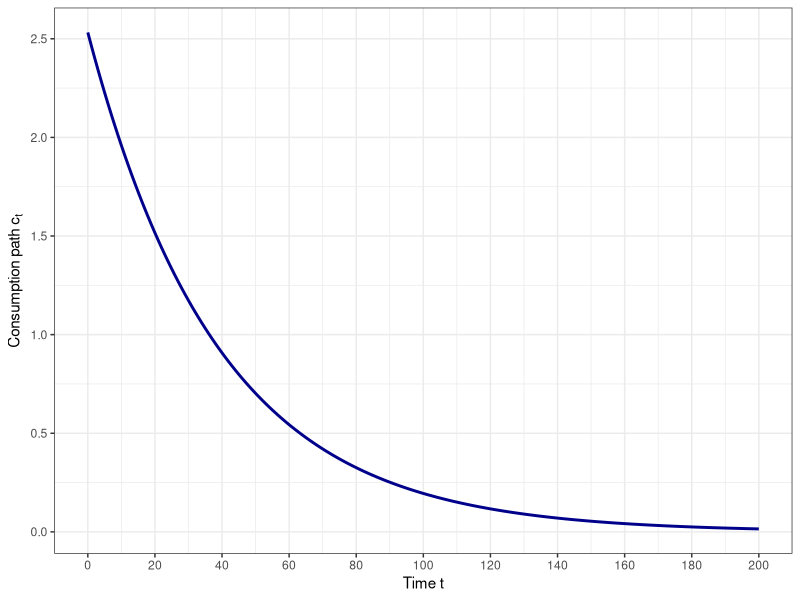
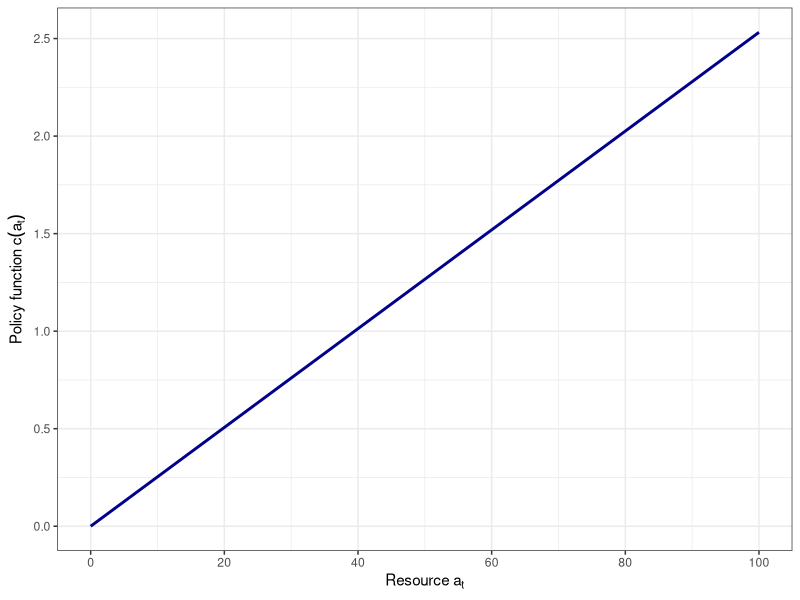
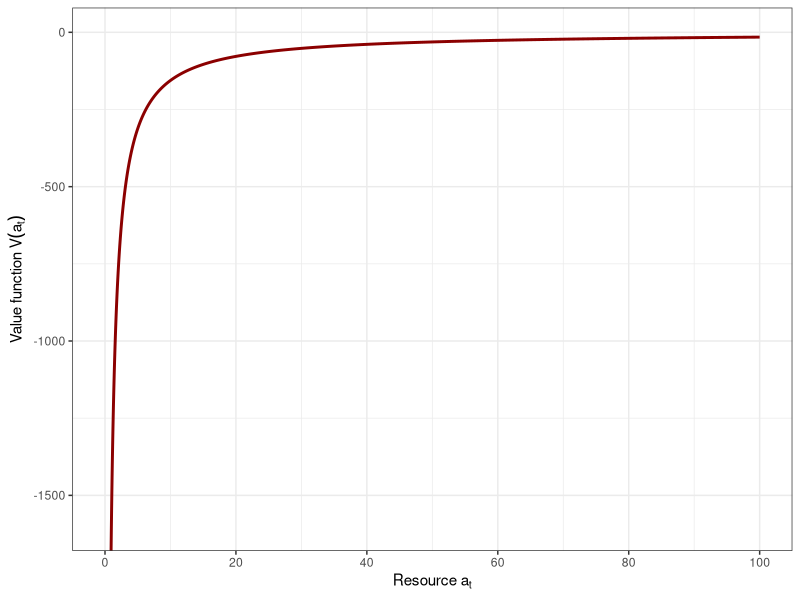
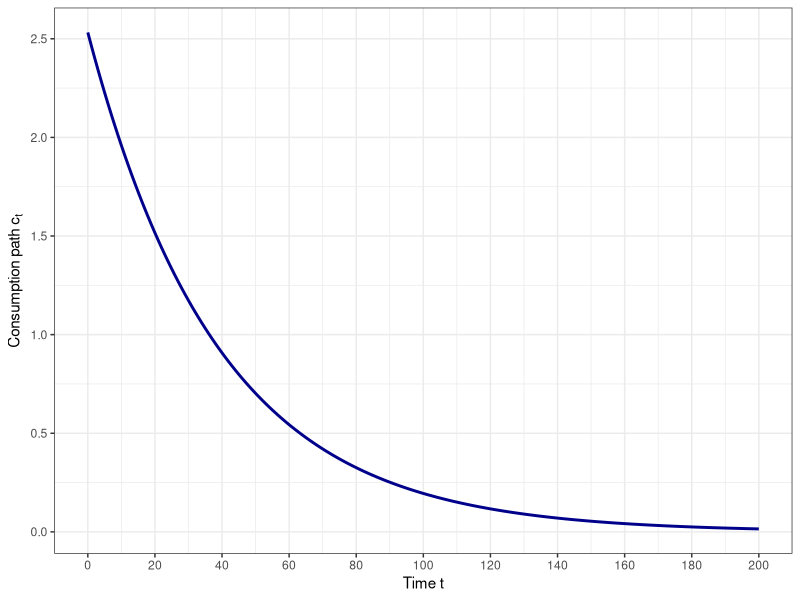
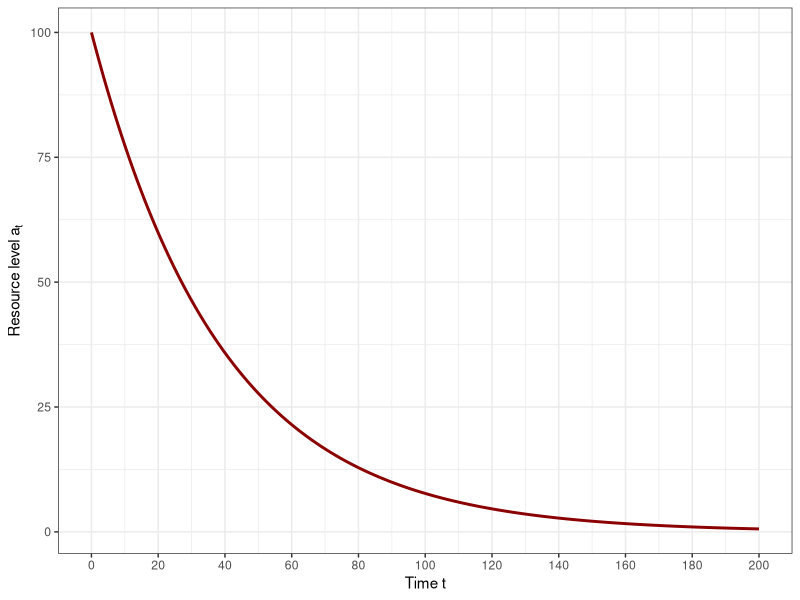

Source code (R) for these figures, in order:
#######################################
### Plotting some graphs in our Dynamic Programming Chapter
#######################################

# Clear the workspace and load libraries
rm(list = ls())
library(reshape2)
library(base)
library(ggplot2)
library(grid)
library(stringr)
library(tidyverse)

# should graphs be exported to pdf
export_pdf = FALSE


########### 
# Parameterize the problem
########### 

# curvature of utility function
gamma = 0.5

# time discount factor
beta = 0.95

# initial quantity of the resource
a0 = 100



########### 
# Time path for the all-in-one solution
########### 

# simulate path for 200 periods
t = c(0:200)

# generate data frame for plotting
dat <- data.frame(
  t = t,
  c = beta^(t*gamma)*(1-beta^gamma)*a0
)

# now generate time path plot
myplot <- ggplot(data=dat) + 
  geom_line(aes(x=t, y=c), color="darkblue", linewidth=1) +
  scale_x_continuous(breaks=seq(0, 200, 20)) +
  labs(x = expression(paste("Time ", t)),
       y = expression(paste("Consumption path ", c[t]))) +
  theme_bw()

# print plot
print(myplot)

# save plot to pdf file (if needed)
if(export_pdf) {
  aspect_ratio <- 4/3;
  height <- 3.5;
  ggsave("fig7.pdf", width = height*aspect_ratio, height = height)
}
  

########### 
# Now plot the policy and function
########### 

# generate discrete set for potential resources
a = seq(0, a0, 0.01)

# generate data frame for plotting
dat <- data.frame(
  a = a,
  c = a*(1-beta^gamma),
  V = (1-beta^gamma)^(-1/gamma)*a^(1-1/gamma)/(1-1/gamma)
)

# plot for the policy function
myplot <- ggplot(data=dat) + 
  geom_line(aes(x=a, y=c), color="darkblue", linewidth=1) +
  scale_x_continuous(breaks=seq(0, a0, 20)) +
  labs(x = expression(paste("Resource ", a[t])),
       y = expression(paste("Policy function ", c(a[t])))) +
  theme_bw()

# print plot
print(myplot)

# save plot to pdf file (if needed)
if(export_pdf) {
  aspect_ratio <- 4/3;
  height <- 3.5;
  ggsave("fig9.pdf", width = height*aspect_ratio, height = height)
}


# plot for the value function
myplot <- ggplot(data=dat) + 
  geom_line(aes(x=a, y=V), color="darkred", linewidth=1) +
  coord_cartesian(ylim=c(-1600, 0)) + 
  scale_x_continuous(breaks=seq(0, a0, 20)) +
  labs(x = expression(paste("Resource ", a[t])),
       y = expression(paste("Value function ", V(a[t])))) +
  theme_bw()

# print plot
print(myplot)

# save plot to pdf file (if needed)
if(export_pdf) {
  aspect_ratio <- 4/3;
  height <- 3.5;
  ggsave("fig10.pdf", width = height*aspect_ratio, height = height)
}




########### 
# Calculates the optimal policy at state a
#     a     : the point in the state space where we are at
#     gamma : curvature of utility function
#     beta  : time discount factor
###########
policy <- function(a, gamma, beta) {
  
  # calculate the optimal policy
  c = (1-beta^gamma)*a
  
  # return the value
  return(c)
}

########### 
# Use the policy function to simulate the system forward
###########

# number of periods to simulate
T = 200

# start with the initial value of the resource
a_t = a0

# calculate the policy at this point
c_t = policy(a_t[1], gamma, beta)

# now simulate forward until date T
for(t in 2:(T+1)) {
  a_t[t] = a_t[t-1] - c_t[t-1]
  c_t[t] = policy(a_t[t], gamma, beta)
}

# the time periods
t = c(0:200)

# generate data frame for plotting
dat <- data.frame(
  t = t,
  c = c_t,
  a = a_t
)

# now generate time path plot of consumption
myplot <- ggplot(data=dat) + 
  geom_line(aes(x=t, y=c), color="darkblue", linewidth=1) +
  scale_x_continuous(breaks=seq(0, 200, 20)) +
  labs(x = expression(paste("Time ", t)),
       y = expression(paste("Consumption path ", c[t]))) +
  theme_bw()

print(myplot)

# save plot to pdf file (if needed)
if(export_pdf) {
  aspect_ratio <- 4/3;
  height <- 3.5;
  ggsave("fig11.pdf", width = height*aspect_ratio, height = height)
}


# now generate time path plot of the resource
myplot <- ggplot(data=dat) + 
  geom_line(aes(x=t, y=a), color="darkred", linewidth=1) +
  scale_x_continuous(breaks=seq(0, 200, 20)) +
  labs(x = expression(paste("Time ", t)),
       y = expression(paste("Resource level ", a[t]))) +
  theme_bw()

print(myplot)

# save plot to pdf file (if needed)
if(export_pdf) {
  aspect_ratio <- 4/3;
  height <- 3.5;
  ggsave("fig12.pdf", width = height*aspect_ratio, height = height)
}
